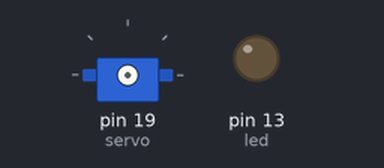
A sketch run on a simulated Arduino Mega 2560, built with avr-gcc and run on an emulated ATmega2560. Parts: servo, output pins drawn as LEDs (lit = HIGH).

Above: at 0.1 s.
At 2.1 s:
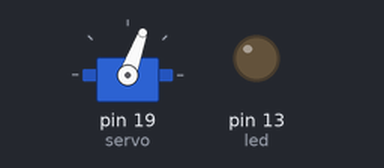
Timing chart, 0 to 3.6 s (numbered marks = the images above):
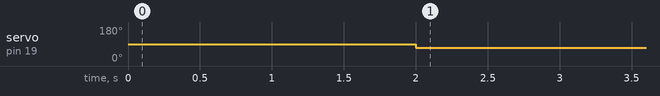

The sketch:

funkeEinlesenPPMUndIServoSteuernInterrupt.ino
```cpp
#define HWSERIAL Serial2
#include <Servo.h>

Servo servo;

//Definieren der Empfängerpins
int rx = 23;
//LED Pin
int led = 13;
//Initialisieren der Empfängerdaten Variablen
volatile int32_t rxData[] = {0,0,0,0,0,0,0,0};
//Initialisieren der Zeitvariablen für die Empfänger Interrupts
volatile uint32_t rxPre = 1;

volatile uint8_t channelNr = 0;

//Interrupt Funktionen
//PPM
  void rxFALLING() {
    if(micros()-rxPre > 8000) {
      channelNr = 0;
    }
    else {
      rxData[channelNr] = micros()-rxPre;
      channelNr++;
    }
    rxPre = micros();
  }


void setup() {
  // Serielles Funlkmodul initialisieren
        HWSERIAL.begin(9600);
        Serial.begin(115200);
  //LED Pin auf Output
        pinMode(led,OUTPUT);
  //Empfängerpins auf input
        pinMode(rx,INPUT);
  //Interrupt
        attachInterrupt(digitalPinToInterrupt(rx), rxFALLING, FALLING);
  delay(1000);
  HWSERIAL.println("Ready when you are!");
  //auf stabilisierung der Werte warten
  servo.attach(19);
  servo.write(90);
  delay(1000);


}

void loop() {
  /*HWSERIAL.println("--------");
  for(int i=0; i<8;i++) {
    HWSERIAL.print("CH");
    HWSERIAL.print(i);
    HWSERIAL.print(": ");
    HWSERIAL.println(rxData[i]);
  }*/
  //Motor nur starten, wenn failsave switch off
  if(rxData[4] < 1000) {
    servo.write(map(rxData[0], 990, 2010, 83, 97));
  }
  else {
    servo.write(90);
  }
}
```

Measured:
- by itself, servo on pin 19 (servo): 90° → 70° at 2.0 s
